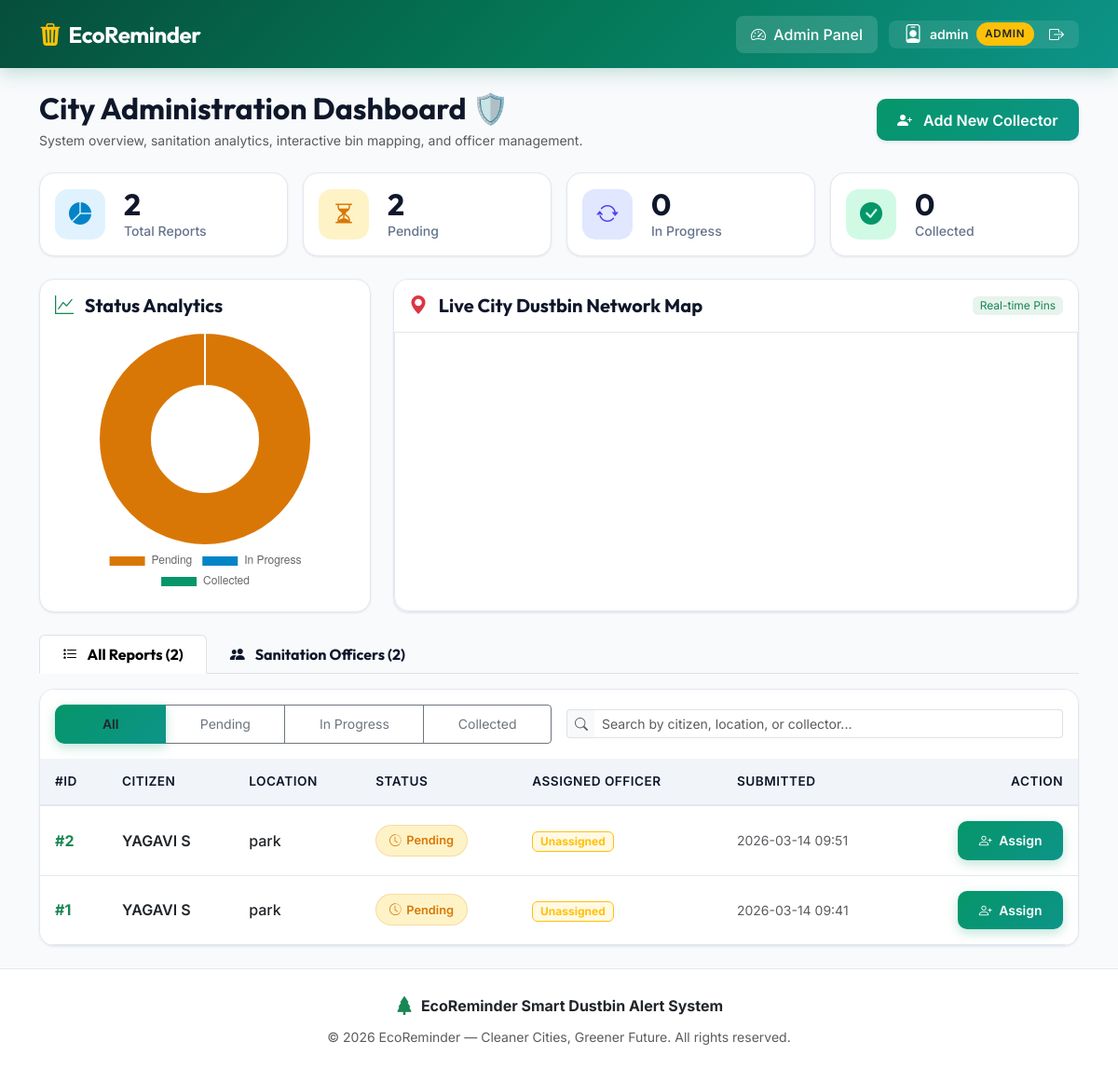
Screenshot of /admin/dashboard (signed in) with the database file from the repository.
### tables this page shows
CREATE TABLE complaints (
            complaint_id INTEGER PRIMARY KEY AUTOINCREMENT,
            user_id INTEGER NOT NULL,
            location TEXT NOT NULL,
            description TEXT,
            image TEXT,
            status TEXT DEFAULT 'Pending',
            assigned_collector INTEGER,
            proof_image TEXT,
            created_at DATETIME DEFAULT CURRENT_TIMESTAMP,
            updated_at DATETIME DEFAULT CURRENT_TIMESTAMP, latitude REAL, longitude REAL,
            FOREIGN KEY (user_id) REFERENCES users(id) ON DELETE CASCADE,
            FOREIGN KEY (assigned_collector) REFERENCES collectors(id) ON DELETE SET NULL
        );

CREATE TABLE users (
            id INTEGER PRIMARY KEY AUTOINCREMENT,
            name TEXT NOT NULL,
            email TEXT NOT NULL UNIQUE,
            password BLOB NOT NULL,
            created_at DATETIME DEFAULT CURRENT_TIMESTAMP
        );

### app.py (the view)
@app.route("/admin/dashboard")
def admin_dashboard():
    if session.get("role") != "admin":
        return redirect(url_for("admin_login"))
    conn = get_db_connection()
    cursor = conn.cursor()
    cursor.execute("SELECT COUNT(*) FROM complaints")
    total = cursor.fetchone()[0]
    cursor.execute("SELECT COUNT(*) FROM complaints WHERE status='Pending'")
    pending = cursor.fetchone()[0]
    cursor.execute("SELECT COUNT(*) FROM complaints WHERE status='In Progress'")
    in_progress = cursor.fetchone()[0]
    cursor.execute("SELECT COUNT(*) FROM complaints WHERE status='Collected'")
    collected = cursor.fetchone()[0]
    cursor.execute(
        """
        SELECT c.*, u.name AS user_name, co.name AS collector_name
        FROM complaints c
        LEFT JOIN users u ON c.user_id = u.id
        LEFT JOIN collectors co ON c.assigned_collector = co.id
        ORDER BY c.created_at DESC
        """
    )
    rows = cursor.fetchall()
    complaints = [parse_row(r) for r in rows]
    cursor.execute(
        """
        SELECT co.*, COUNT(c.complaint_id) AS active_tasks
        FROM collectors co
        LEFT JOIN complaints c ON co.id = c.assigned_collector AND c.status != 'Collected'
        GROUP BY co.id
        ORDER BY co.name
        """
    )
    collector_rows = cursor.fetchall()
    collectors = [dict(c) for c in collector_rows]
    cursor.close()
    conn.close()
    return render_template(
        "admin_dashboard.html",
        total=total,
        pending=pending,
        in_progress=in_progress,
        collected=collected,
        complaints=complaints,
        collectors=collectors,
    )

### templates/admin_dashboard.html (shortened to what this page needs)
{% extends "base.html" %}
{% block content %}
<div class="d-flex flex-wrap align-items-center justify-content-between gap-3 mb-4">
  <div>
    <h2 class="font-outfit mb-1">City Administration Dashboard 🛡️</h2>
    <p class="text-muted small mb-0">System overview, sanitation analytics, interactive bin mapping, and officer management.</p>
  </div>
  <button class="btn btn-eco-primary shadow-sm" data-bs-toggle="modal" data-bs-target="#addCollectorModal">
    <i class="bi bi-person-plus-fill me-2"></i> Add New Collector
  </button>
</div>
<div class="row g-3 mb-4">
  <div class="col-md-3 col-6">
    <div class="metric-card p-3">
      <div class="metric-icon total">
        <i class="bi bi-pie-chart-fill"></i>
      </div>
      <div>
        <div class="metric-value">{{ total }}</div>
        <div class="metric-label">Total Reports</div>
      </div>
    </div>
  </div>
  <div class="col-md-3 col-6">
    <div class="metric-card p-3">
      <div class="metric-icon pending">
        <i class="bi bi-hourglass-split"></i>
      </div>
      <div>
        <div class="metric-value">{{ pending }}</div>
        <div class="metric-label">Pending</div>
      </div>
    </div>
  </div>
  <div class="col-md-3 col-6">
    <div class="metric-card p-3">
      <div class="metric-icon progress">
        <i class="bi bi-arrow-repeat"></i>
      </div>
      <div>
        <div class="metric-value">{{ in_progress }}</div>
        <div class="metric-label">In Progress</div>
      </div>
    </div>
  </div>
  <div class="col-md-3 col-6">
    <div class="metric-card p-3">
      <div class="metric-icon collected">
        <i class="bi bi-check-circle-fill"></i>
      </div>
      <div>
        <div class="metric-value">{{ collected }}</div>
        <div class="metric-label">Collected</div>
      </div>
    </div>
  </div>
</div>
<div class="row g-4 mb-4">
  <div class="col-lg-4">
    <div class="card card-eco h-100 p-3">
      <h5 class="font-outfit mb-3">
        <i class="bi bi-graph-up text-success me-2"></i> Status Analytics
      </h5>
      <div class="d-flex align-items-center justify-content-center flex-grow-1">
        <canvas id="statusChart" height="220"></canvas>
      </div>
    </div>
  </div>
  <div class="col-lg-8">
    <div class="card card-eco h-100">
      <div class="card-header bg-white py-3 border-bottom-0 d-flex justify-content-between align-items-center">
        <h5 class="font-outfit mb-0">
          <i class="bi bi-geo-alt-fill text-danger me-2"></i> Live City Dustbin Network Map
        </h5>
        <span class="badge bg-success bg-opacity-10 text-success fw-normal">Real-time Pins</span>
      </div>
      <div class="card-body p-0">
        <div id="adminMap" class="map-container" style="height: 300px; border-radius: 0 0 16px 16px;"></div>
      </div>
    </div>
  </div>
</div>
<ul class="nav nav-tabs nav-tabs-eco border-bottom mb-3" id="adminTabs" role="tablist">
  <li class="nav-item" role="presentation">
    <button class="nav-link active font-outfit fw-bold px-4" id="complaints-tab" data-bs-toggle="tab" data-bs-target="#complaints-panel" type="button" role="tab">
      <i class="bi bi-list-stars me-2"></i> All Reports ({{ complaints | length }})
    </button>
  </li>
  <li class="nav-item" role="presentation">
    <button class="nav-link font-outfit fw-bold px-4" id="collectors-tab" data-bs-toggle="tab" data-bs-target="#collectors-panel" type="button" role="tab">
      <i class="bi bi-people-fill me-2"></i> Sanitation Officers ({{ collectors | length }})
    </button>
  </li>
</ul>
<div class="tab-content" id="adminTabContent">
  <div class="tab-pane fade show active" id="complaints-panel" role="tabpanel">
    <div class="card card-eco">
      <div class="card-header bg-white py-3 border-bottom-0">
        <div class="row g-3 align-items-center">
          <div class="col-md-6">
            <div class="btn-group w-100" role="group">
              <button type="button" class="btn btn-eco-primary btn-sm active" data-filter-status="all">All</button>
              <button type="button" class="btn btn-outline-secondary btn-sm" data-filter-status="pending">Pending</button>
              <button type="button" class="btn btn-outline-secondary btn-sm" data-filter-status="in progress">In Progress</button>
              <button type="button" class="btn btn-outline-secondary btn-sm" data-filter-status="collected">Collected</button>
            </div>
          </div>
          <div class="col-md-6">
            <div class="input-group input-group-sm">
              <span class="input-group-text bg-light border-end-0"><i class="bi bi-search text-muted"></i></span>
              <input type="text" id="tableSearchInput" class="form-control border-start-0" placeholder="Search by citizen, location, or collector..." />
            </div>
          </div>
        </div>
      </div>
      <div class="card-body p-0">
        <div class="table-responsive">
          <table class="table table-hover table-eco align-middle filterable-table">
            <thead>
              <tr>
                <th>#ID</th>
                <th>Citizen</th>
                <th>Location</th>
                <th>Status</th>
                <th>Assigned Officer</th>
                <th>Submitted</th>
                <th class="text-end">Action</th>
              </tr>
            </thead>
            <tbody>
              {% for c in complaints %}
                <tr data-status="{{ c.status }}">
                  <td class="fw-bold text-success">#{{ c.complaint_id }}</td>
                  <td>
                    <div class="fw-semibold text-dark">{{ c.user_name or 'Unknown User' }}</div>
                  </td>
                  <td>
                    <div class="fw-medium text-dark">{{ c.location }}</div>
                  </td>
                  <td>
                    {% if c.status == 'Pending' %}
                      <span class="badge-status badge-pending"><i class="bi bi-clock-history"></i> Pending</span>
                    {% elif c.status == 'In Progress' %}
                      <span class="badge-status badge-in-progress"><i class="bi bi-arrow-repeat spin"></i> In Progress</span>
                    {% else %}
                      <span class="badge-status badge-collected"><i class="bi bi-check-lg"></i> Collected</span>
                    {% endif %}
                  </td>
                  <td>
                    {% if c.collector_name %}
                      <span class="badge bg-light text-dark border"><i class="bi bi-person-fill text-primary me-1"></i> {{ c.collector_name }}</span>
                    {% else %}
                      <span class="badge bg-warning bg-opacity-10 text-warning border border-warning">Unassigned</span>
                    {% endif %}
                  </td>
                  <td class="small text-muted">
                    {{ c.created_at.strftime('%Y-%m-%d %H:%M') if c.created_at else '' }}
                  </td>
                  <td class="text-end">
                    <button class="btn btn-sm btn-eco-primary" data-bs-toggle="modal" data-bs-target="#assignModal{{ c.complaint_id }}">
                      <i class="bi bi-person-plus me-1"></i> Assign
                    </button>
                  </td>
                </tr>
              {% endfor %}
            </tbody>
          </table>
        </div>
      </div>
    </div>
  </div>
</div>
{% endblock %}
{% block scripts %}
<script>
  document.addEventListener('DOMContentLoaded', () => {
    // Render Admin Map
    initComplaintsMap('adminMap', '/api/complaints');
    // Render Status Chart
    const ctx = document.getElementById('statusChart');
    if (ctx) {
      new Chart(ctx, {
        type: 'doughnut',
        data: {
          labels: ['Pending', 'In Progress', 'Collected'],
          datasets: [{
            data: [{{ pending }}, {{ in_progress }}, {{ collected }}],
            backgroundColor: ['#d97706', '#0284c7', '#059669'],
            borderWidth: 2,
            borderColor: '#ffffff',
          }],
        },
        options: {
          responsive: true,
          maintainAspectRatio: false,
          plugins: {
            legend: { position: 'bottom' }
          }
        }
      });
    }
  });
</script>
{% endblock %}

### templates/base.html (shortened to what this page needs)
<!doctype html>
<html lang="en">
  <head>
    <link href="https://cdn.jsdelivr.net/npm/bootstrap@5.3.2/dist/css/bootstrap.min.css" rel="stylesheet">
    <link rel="stylesheet" href="https://cdn.jsdelivr.net/npm/bootstrap-icons@1.11.1/font/bootstrap-icons.css">
    <link rel="stylesheet" href="https://unpkg.com/leaflet@1.9.4/dist/leaflet.css" />
    <link rel="stylesheet" href="{{ url_for('static', filename='css/style.css') }}" />
  </head>
  <body>
    <nav class="navbar navbar-expand-lg navbar-dark navbar-eco sticky-top">
      <div class="container">
        <a class="navbar-brand" href="{{ url_for('index') }}">
          <i class="bi bi-trash3-fill text-warning"></i>
          <span>EcoReminder</span>
        </a>
        <div class="collapse navbar-collapse" id="navbarNav">
          <ul class="navbar-nav ms-auto align-items-lg-center gap-1">
            {% if session.get('role') == 'citizen' %}
              <li class="nav-item">
                <a class="nav-link {% if request.path == url_for('citizen_dashboard') %}active{% endif %}" href="{{ url_for('citizen_dashboard') }}">
                  <i class="bi bi-grid-1x2-fill me-1"></i> Dashboard
                </a>
              </li>
              <li class="nav-item">
                <a class="nav-link {% if request.path == url_for('report') %}active{% endif %}" href="{{ url_for('report') }}">
                  <i class="bi bi-plus-circle-fill me-1"></i> Report Bin
                </a>
              </li>
              <li class="nav-item ms-lg-2">
                <div class="d-flex align-items-center gap-2 text-white bg-white bg-opacity-10 px-3 py-1.5 rounded-3">
                  <i class="bi bi-person-circle fs-5"></i>
                  <span class="small fw-semibold">{{ session.get('name') }}</span>
                  <span class="role-badge">Citizen</span>
                  <a href="{{ url_for('logout') }}" class="text-white ms-2 text-decoration-none" title="Logout">
                    <i class="bi bi-box-arrow-right"></i>
                  </a>
                </div>
              </li>
            {% elif session.get('role') == 'admin' %}
              <li class="nav-item">
                <a class="nav-link {% if request.path == url_for('admin_dashboard') %}active{% endif %}" href="{{ url_for('admin_dashboard') }}">
                  <i class="bi bi-speedometer2 me-1"></i> Admin Panel
                </a>
              </li>
              <li class="nav-item ms-lg-2">
                <div class="d-flex align-items-center gap-2 text-white bg-white bg-opacity-10 px-3 py-1.5 rounded-3">
                  <i class="bi bi-person-badge fs-5"></i>
                  <span class="small fw-semibold">{{ session.get('name') }}</span>
                  <span class="role-badge bg-warning text-dark">Admin</span>
                  <a href="{{ url_for('logout') }}" class="text-white ms-2 text-decoration-none" title="Logout">
                    <i class="bi bi-box-arrow-right"></i>
                  </a>
                </div>
              </li>
            {% endif %}
          </ul>
        </div>
      </div>
    </nav>
    <main class="container my-4 flex-grow-1">
      {% block content %}{% endblock %}
    </main>
    <footer class="py-4 mt-auto">
      <div class="container text-center text-muted small">
        <div class="d-flex align-items-center justify-content-center gap-2 mb-2">
          <i class="bi bi-tree-fill text-success fs-5"></i>
          <span class="fw-bold text-dark fs-6">EcoReminder Smart Dustbin Alert System</span>
        </div>
        <p class="mb-0">© {{ current_year }} EcoReminder — Cleaner Cities, Greener Future. All rights reserved.</p>
      </div>
    </footer>
    {% block scripts %}{% endblock %}
  </body>
</html>

### rows the page displays
complaints: complaint_id "2", name "YAGAVI S", location "park", status "Pending" (drawn), created_at "2026-03-14 09:51"
complaints: complaint_id "1", name "YAGAVI S", location "park", status "Pending" (drawn), created_at "2026-03-14 09:41"

### other values shown
{{ session.get('name') }} "admin"
{{ total }} "2"
{{ pending }} "2"
{{ in_progress }} "0"
{{ collected }} "0"
{{ complaints | length }} "2"
{{ collectors | length }} "2"
chart data {{ in_progress }} 0
chart data {{ collected }} 0
